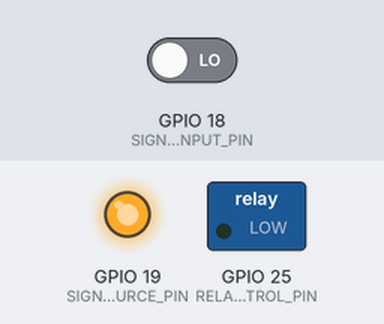
Bench run of a sketch on a simulated ESP32. On the bench: switched loads named in the sketch (green lamp = pin HIGH), output pins drawn as LEDs (lit = HIGH). The inputs (shaded band) are chosen by the test bench; at power-on: GPIO 18 (SIGNAL_INPUT_PIN) LOW. What the sketch prints to the serial monitor is not drawn.

Above: at 1.2 s.
1.3 s: GPIO 18 (SIGNAL_INPUT_PIN) driven HIGH
At 2.3 s:
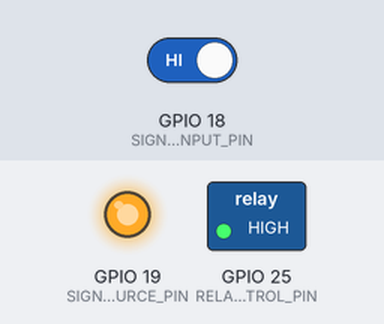
2.8 s: GPIO 18 (SIGNAL_INPUT_PIN) driven LOW
At 3.6 s:
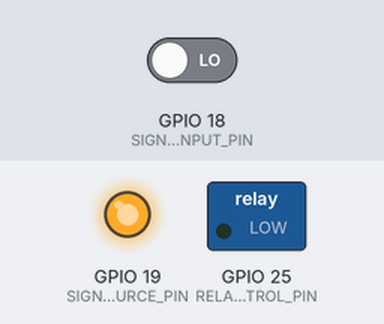
Timing chart, 0 to 5.8 s (numbered marks = the images above; inputs shaded):
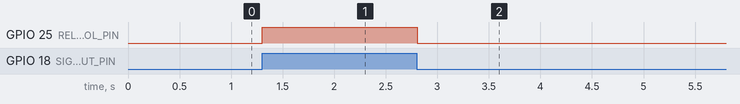

The sketch:

Energy.ino
```cpp
// ESP32 Relay Control via Switch
// Signal source → GPIO 19 (always HIGH)
// Switch input → GPIO 18 (reads HIGH when switch is closed)
// Relay control → GPIO 23

#define SIGNAL_SOURCE_PIN 19     // Constant HIGH output
#define SIGNAL_INPUT_PIN 18      // Reads HIGH when switch is closed
#define RELAY_CONTROL_PIN 25     // Relay control pin

void setup() {
  // Initialize serial monitor
  Serial.begin(115200);
  Serial.println("System Initialized");

  // Setup pins
  pinMode(SIGNAL_SOURCE_PIN, OUTPUT);
  digitalWrite(SIGNAL_SOURCE_PIN, HIGH);   // Provide constant HIGH signal

  pinMode(SIGNAL_INPUT_PIN, INPUT_PULLDOWN);  // Enable internal pulldown resistor

  pinMode(RELAY_CONTROL_PIN, OUTPUT);
  digitalWrite(RELAY_CONTROL_PIN, LOW);    // Ensure relay is OFF initially
}

void loop() {
  int signal = digitalRead(SIGNAL_INPUT_PIN);

  if (signal == HIGH) {
    digitalWrite(RELAY_CONTROL_PIN, HIGH);  // Relay ON
    Serial.println("Switch ON → Relay ON");
  } else {
    digitalWrite(RELAY_CONTROL_PIN, LOW);   // Relay OFF
    Serial.println("Switch OFF → Relay OFF");
  }

  delay(100); // Check every 100ms
}
```

Measured:
- after the input at 1.3 s, GPIO 25 (RELAY_CONTROL_PIN): LOW → HIGH at once
- after the input at 2.8 s, GPIO 25 (RELAY_CONTROL_PIN): HIGH → LOW at once
